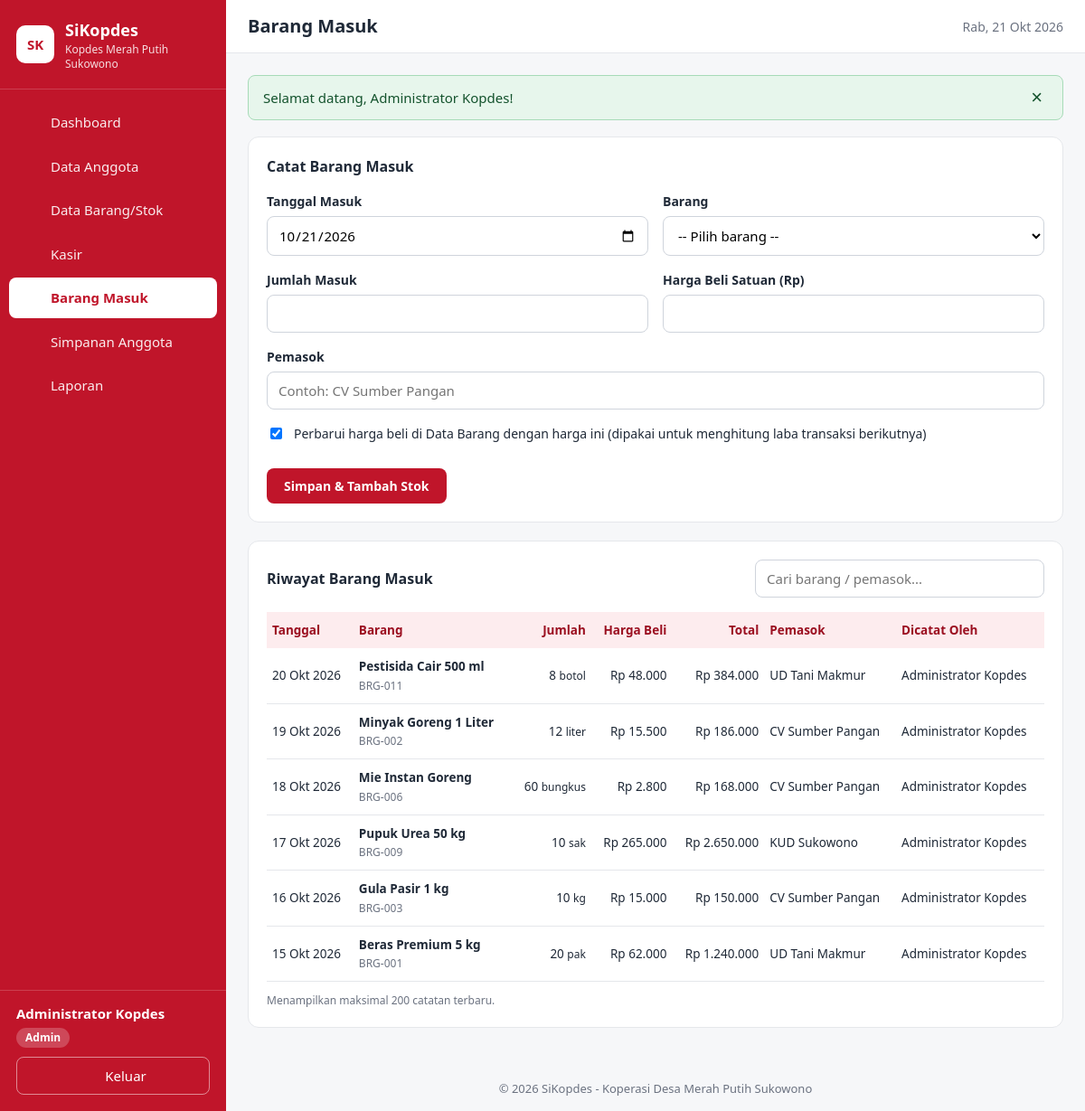
The app's page /barang_masuk.php (signed in) with its own data.
### tables this page shows
CREATE TABLE barang_masuk (
  id INT AUTO_INCREMENT PRIMARY KEY,
  tanggal DATE NOT NULL,
  id_barang INT NOT NULL,
  jumlah INT NOT NULL,
  harga_beli INT NOT NULL,
  pemasok VARCHAR(100) NOT NULL,
  id_user INT NOT NULL,
  CONSTRAINT fk_masuk_barang FOREIGN KEY (id_barang) REFERENCES barang(id)
    ON DELETE RESTRICT ON UPDATE CASCADE,
  CONSTRAINT fk_masuk_user FOREIGN KEY (id_user) REFERENCES users(id)
    ON DELETE RESTRICT ON UPDATE CASCADE
);

CREATE TABLE barang (
  id INT AUTO_INCREMENT PRIMARY KEY,
  kode VARCHAR(20) NOT NULL UNIQUE,
  nama VARCHAR(100) NOT NULL,
  kategori ENUM('sembako','pertanian','lainnya') NOT NULL DEFAULT 'sembako',
  satuan VARCHAR(20) NOT NULL,
  harga_beli INT NOT NULL DEFAULT 0,
  harga_jual_umum INT NOT NULL DEFAULT 0,
  harga_jual_anggota INT NOT NULL DEFAULT 0,
  stok INT NOT NULL DEFAULT 0,
  stok_minimum INT NOT NULL DEFAULT 0
);

CREATE TABLE users (
  id INT AUTO_INCREMENT PRIMARY KEY,
  nama VARCHAR(100) NOT NULL,
  username VARCHAR(50) NOT NULL UNIQUE,
  password VARCHAR(255) NOT NULL,               
  role ENUM('admin','kasir') NOT NULL DEFAULT 'kasir',
  dibuat_pada TIMESTAMP NOT NULL DEFAULT CURRENT_TIMESTAMP
);

### barang_masuk.php (the view, shortened to what this page needs)
<?php
require_once 'includes/fungsi.php';
$f = ['tanggal' => date('Y-m-d'), 'id_barang' => '', 'jumlah' => '', 'harga_beli' => '', 'pemasok' => '', 'update_harga' => '1'];
$riwayat = db_semua('SELECT m.*, b.kode, b.nama, b.satuan, u.nama AS petugas
                     FROM barang_masuk m
                     JOIN barang b ON b.id = m.id_barang
                     JOIN users u ON u.id = m.id_user
                     ORDER BY m.tanggal DESC, m.id DESC LIMIT 200');
include 'includes/header.php';
?>
<section class="kartu">
    <div class="kartu-judul"><h2>Catat Barang Masuk</h2></div>
    <form method="post" action="barang_masuk.php">
        <div class="form-grid">
            <div class="form-grup">
                <label for="tanggal">Tanggal Masuk</label>
                <input type="date" id="tanggal" name="tanggal" value="<?= e($f['tanggal']) ?>" required>
            </div>
            <div class="form-grup">
                <label for="id_barang">Barang</label>
                <select id="id_barang" name="id_barang" required>
                    <option value="">-- Pilih barang --</option>
                </select>
            </div>
            <div class="form-grup">
                <label for="jumlah">Jumlah Masuk</label>
                <input type="number" id="jumlah" name="jumlah" value="<?= e($f['jumlah']) ?>" min="1" step="1" required>
            </div>
            <div class="form-grup">
                <label for="harga_beli">Harga Beli Satuan (Rp)</label>
                <input type="number" id="harga_beli" name="harga_beli" value="<?= e($f['harga_beli']) ?>" min="0" step="1" required>
            </div>
            <div class="form-grup form-penuh">
                <label for="pemasok">Pemasok</label>
                <input type="text" id="pemasok" name="pemasok" value="<?= e($f['pemasok']) ?>" maxlength="100" placeholder="Contoh: CV Sumber Pangan" required>
            </div>
            <div class="form-grup form-penuh">
                <label class="cek-baris">
                    <input type="checkbox" name="update_harga" value="1" <?= $f['update_harga'] === '1' ? 'checked' : '' ?>>
                    Perbarui harga beli di Data Barang dengan harga ini (dipakai untuk menghitung laba transaksi berikutnya)
                </label>
            </div>
        </div>
        <div class="form-tombol">
            <button type="submit" class="btn btn-merah">Simpan &amp; Tambah Stok</button>
        </div>
    </form>
</section>
<section class="kartu">
    <div class="toolbar">
        <h2 class="judul-toolbar">Riwayat Barang Masuk</h2>
        <input type="search" class="input-cari" data-cari="tabelMasuk" placeholder="Cari barang / pemasok...">
    </div>
    <div class="tabel-wrap">
        <table class="tabel" id="tabelMasuk">
            <thead>
                <tr><th>Tanggal</th><th>Barang</th><th class="kanan">Jumlah</th><th class="kanan">Harga Beli</th><th class="kanan">Total</th><th>Pemasok</th><th>Dicatat Oleh</th></tr>
            </thead>
            <tbody>
                <?php foreach ($riwayat as $r): ?>
                    <tr>
                        <td><?= e(tanggal_indo($r['tanggal'])) ?></td>
                        <td><strong><?= e($r['nama']) ?></strong><br><small class="teks-abu"><?= e($r['kode']) ?></small></td>
                        <td class="kanan"><?= number_format($r['jumlah'], 0, ',', '.') ?> <small><?= e($r['satuan']) ?></small></td>
                        <td class="kanan"><?= rupiah($r['harga_beli']) ?></td>
                        <td class="kanan"><?= rupiah($r['harga_beli'] * $r['jumlah']) ?></td>
                        <td><?= e($r['pemasok']) ?></td>
                        <td><?= e($r['petugas']) ?></td>
                    </tr>
                <?php endforeach; ?>
            </tbody>
        </table>
    </div>
    <p class="catatan">Menampilkan maksimal 200 catatan terbaru.</p>
</section>
<?php include 'includes/footer.php'; ?>

### assets/css/style.css (style rules this page uses)
:root { --merah: #c0152a; --merah-tua: #9b0f20; --merah-muda: #fdecee; --teks: #1f2937; --abu: #6b7280; --garis: #e5e7eb; --latar: #f6f7f9; --putih: #ffffff; --hijau: #15803d; --hijau-muda: #e7f6ec; --kuning: #92400e; --kuning-muda: #fef3c7; --lebar-sidebar: 250px; }
* { box-sizing: border-box; }
body { margin: 0; font-family: "Segoe UI", Roboto, Arial, sans-serif; font-size: 15px; color: var(--teks); background: var(--latar); line-height: 1.5; }
h1, h2, h3 { margin: 0; }
small { font-size: 12px; }
.teks-abu { color: var(--abu); }
.kanan { text-align: right; }
.kartu { background: var(--putih); border: 1px solid var(--garis); border-radius: 12px; padding: 20px; margin-bottom: 20px; }
.kartu-judul { display: flex; align-items: center; justify-content: space-between; gap: 10px; margin-bottom: 16px; flex-wrap: wrap; }
.kartu-judul h2 { font-size: 16px; }
.catatan { font-size: 12px; color: var(--abu); margin: 12px 0 0; }
.tabel-wrap { overflow-x: auto; }
.tabel { width: 100%; border-collapse: collapse; }
.tabel th { background: var(--merah-muda); color: var(--merah-tua); text-align: left; font-size: 13px; padding: 10px 12px; white-space: nowrap; }
.tabel td { padding: 10px 12px; border-bottom: 1px solid var(--garis); vertical-align: middle; }
.tabel th.kanan { text-align: right; }
.btn { display: inline-flex; align-items: center; justify-content: center; gap: 6px; padding: 9px 18px; border: 1px solid transparent; border-radius: 8px; font-size: 14px; font-weight: 600; cursor: pointer; text-decoration: none; font-family: inherit; }
.btn-merah { background: var(--merah); color: var(--putih); }
.form-grup { margin-bottom: 16px; }
.form-grup label { display: block; margin-bottom: 6px; font-weight: 600; font-size: 14px; }
.form-grup input, .form-grup select, .form-grup textarea, .input-cari { width: 100%; padding: 10px 12px; border: 1px solid #cfd4dc; border-radius: 8px; font-size: 15px; font-family: inherit; background: var(--putih); }
.input-cari { max-width: 320px; }
.toolbar { display: flex; align-items: center; justify-content: space-between; gap: 12px; margin-bottom: 16px; flex-wrap: wrap; }
.toolbar .input-cari { flex: 1; min-width: 220px; }
.form-grid { display: grid; grid-template-columns: 1fr 1fr; gap: 0 16px; }
.form-grid .form-penuh { grid-column: 1 / -1; }
.form-tombol { display: flex; gap: 10px; flex-wrap: wrap; margin-top: 6px; }
.cek-baris { display: flex !important; align-items: flex-start; gap: 10px; font-weight: 400 !important; }
.cek-baris input { width: auto !important; margin-top: 4px; }
.judul-toolbar { font-size: 16px; }
.tabel td.kanan, .tabel th.kanan { white-space: nowrap; }
#tabelBarang th, #tabelBarang td, #tabelAnggota th, #tabelAnggota td, #tabelMasuk th, #tabelMasuk td { padding: 10px 6px; font-size: 13.5px; }

### records on screen
barang_masuk: tanggal "20 Okt 2026", id_barang.nama "Pestisida Cair 500 ml", id_barang.kode "BRG-011", jumlah "8", id_barang.satuan "botol", harga_beli "Rp 48.000", rupiah($r['harga_beli'] * $r['jumlah']) "Rp 384.000", pemasok "UD Tani Makmur", id_user.nama "Administrator Kopdes"
barang_masuk: tanggal "19 Okt 2026", id_barang.nama "Minyak Goreng 1 Liter", id_barang.kode "BRG-002", jumlah "12", id_barang.satuan "liter", harga_beli "Rp 15.500", rupiah($r['harga_beli'] * $r['jumlah']) "Rp 186.000", pemasok "CV Sumber Pangan", id_user.nama "Administrator Kopdes"
barang_masuk: tanggal "18 Okt 2026", id_barang.nama "Mie Instan Goreng", id_barang.kode "BRG-006", jumlah "60", id_barang.satuan "bungkus", harga_beli "Rp 2.800", rupiah($r['harga_beli'] * $r['jumlah']) "Rp 168.000", pemasok "CV Sumber Pangan", id_user.nama "Administrator Kopdes"
barang_masuk: tanggal "17 Okt 2026", id_barang.nama "Pupuk Urea 50 kg", id_barang.kode "BRG-009", jumlah "10", id_barang.satuan "sak", harga_beli "Rp 265.000", rupiah($r['harga_beli'] * $r['jumlah']) "Rp 2.650.000", pemasok "KUD Sukowono", id_user.nama "Administrator Kopdes"
barang_masuk: tanggal "16 Okt 2026", id_barang.nama "Gula Pasir 1 kg", id_barang.kode "BRG-003", jumlah "10", id_barang.satuan "kg", harga_beli "Rp 15.000", rupiah($r['harga_beli'] * $r['jumlah']) "Rp 150.000", pemasok "CV Sumber Pangan", id_user.nama "Administrator Kopdes"
barang_masuk: tanggal "15 Okt 2026", id_barang.nama "Beras Premium 5 kg", id_barang.kode "BRG-001", jumlah "20", id_barang.satuan "pak", harga_beli "Rp 62.000", rupiah($r['harga_beli'] * $r['jumlah']) "Rp 1.240.000", pemasok "UD Tani Makmur", id_user.nama "Administrator Kopdes"

### other values on screen
$m['nama'] "Dashboard"
$m['nama'] "Data Anggota"
$m['nama'] "Data Barang/Stok"
$m['nama'] "Kasir"
$m['nama'] "Barang Masuk"
$m['nama'] "Simpanan Anggota"
$m['nama'] "Laporan"
$user['nama'] "Administrator Kopdes"
$user['role'] "Admin"
$judul "Barang Masuk"
$f['pesan'] "Selamat datang, Administrator Kopdes!"
